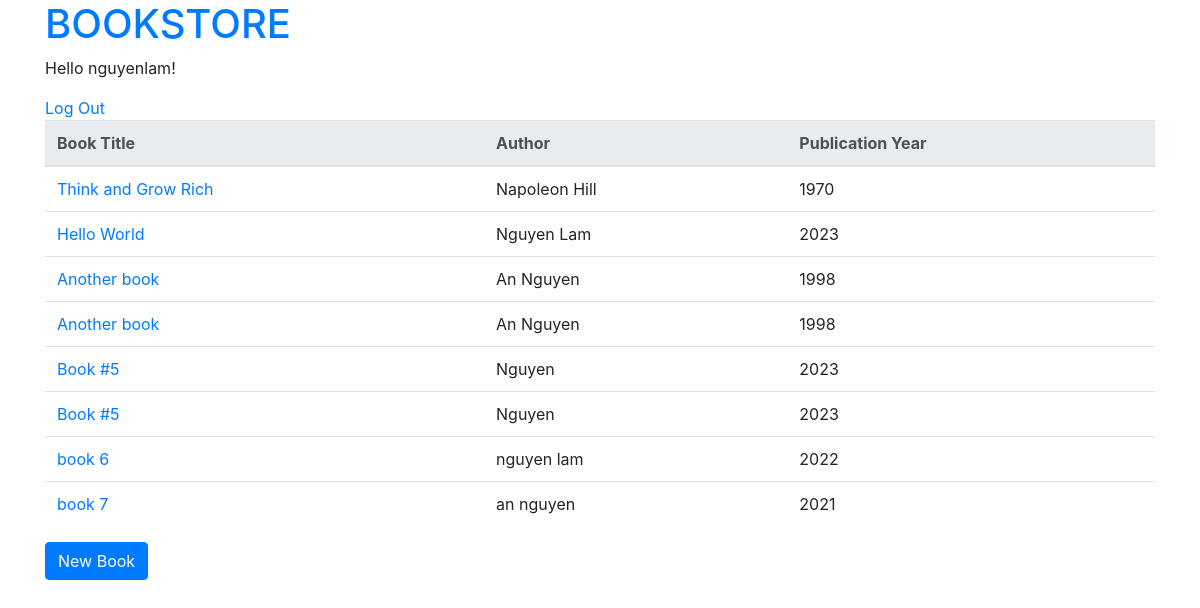
Page / (signed in) on the earlier database version.
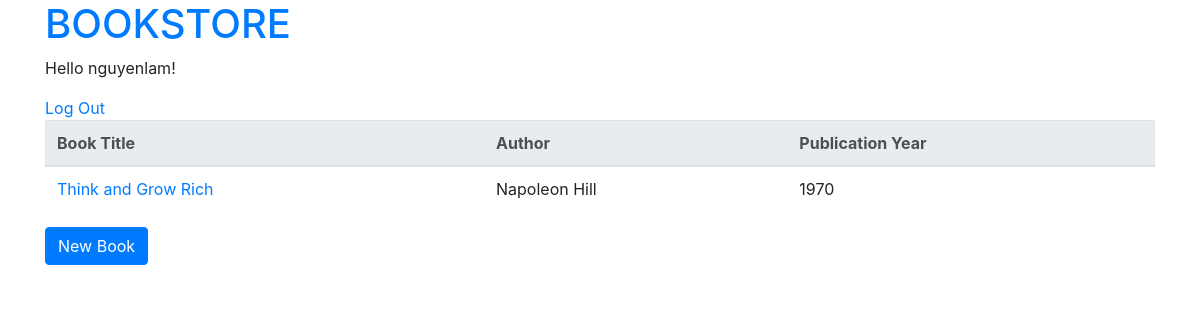
Same page on the later database version.
### bookstore/models.py (models this page shows, shortened)
class Book(models.Model):
    title = models.CharField(max_length=200)
    author = models.CharField(max_length=50)
    year = models.IntegerField()

### bookstore/views.py (the view)
# urls.py: path("", BookstoreListView.as_view(), name="home"),
class BookstoreListView(ListView):
    model = Book
    template_name = "home.html"
    paginate_by = 10                # specify max number in a page for pagination

### templates/home.html (shortened to what this page needs)
{% extends "base.html" %}
{% block content %}
{% if user.is_authenticated %}
    <p>Hello {{ user.username }}!</p>
    <a href="{% url 'logout' %}">Log Out</a>
    <div>
        <table class="table">
            <thead class="thead-light">
                <tr>
                    <th scope="col">Book Title</th>
                    <th scope="col">Author</th>
                    <th scope="col">Publication Year</th>
                </tr>
            </thead>
            <tbody>
                {% for book in book_list %}
                <tr>
                    <td><a href="{% url 'book_detail' book.pk %}">{{ book.title }}</a></td>
                    <td>{{ book.author }}</td>
                    <td>{{ book.year }}</td>
                </tr>
                {% endfor %}
            </tbody>
        </table>
        <a class="btn btn-primary" href="{% url 'book_new' %}">New Book</a>
    </div>
{% else %}
    <p>You are not logged in.</p>
    <a href="{% url 'login' %}">Log In</a> |
    <a href="{% url 'signup' %}">Sign Up</a>
{% endif %}
{% endblock content %}

### templates/base.html (shortened to what this page needs)
{% load static %}
<html>
    <link rel="stylesheet" href="https://cdn.jsdelivr.net/npm/bootstrap@4.0.0/dist/css/bootstrap.min.css">
    <link rel="stylesheet" href="static/css/base.css">
    <body>
    <main role="main" class="container">
        <div class="starter-template">
            <header>
                <h1><a href="{% url 'home' %}">BOOKSTORE</a></h1>
            </header>
            {% block content %}
            {% endblock content %}
        </div>
    </main>
    </body>
</html>

Differences in the rows shown:
removed Book: title "Hello World", author "Nguyen Lam", year "2023"
removed Book: title "Another book", author "An Nguyen", year "1998"
removed Book: title "Another book", author "An Nguyen", year "1998"
removed Book: title "Book #5", author "Nguyen", year "2023"
removed Book: title "Book #5", author "Nguyen", year "2023"
removed Book: title "book 6", author "nguyen lam", year "2022"
removed Book: title "book 7", author "an nguyen", year "2021"
